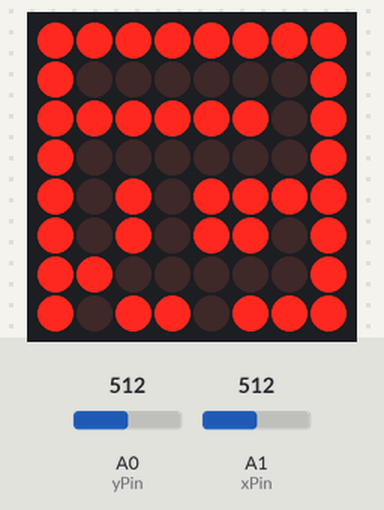
Simulated run of this sketch. Board: Arduino Uno, built with avr-gcc and run on an emulated ATmega328P. On the bench: 8×8 LED matrix. Inputs (shaded band) come from the test bench; at power-on: A0 (yPin) = 512, A1 (xPin) = 512.

Above: at 1.1 s.
1.3 s: A0 (yPin) set to 610
At 1.41 s:
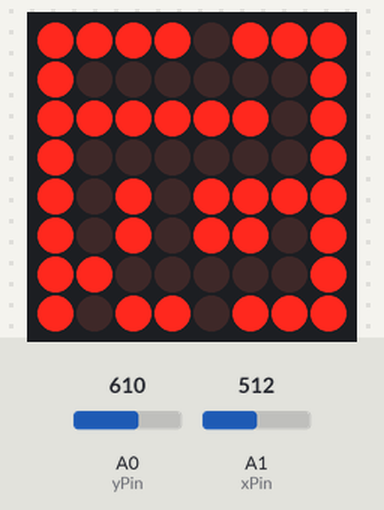
At 1.95 s:
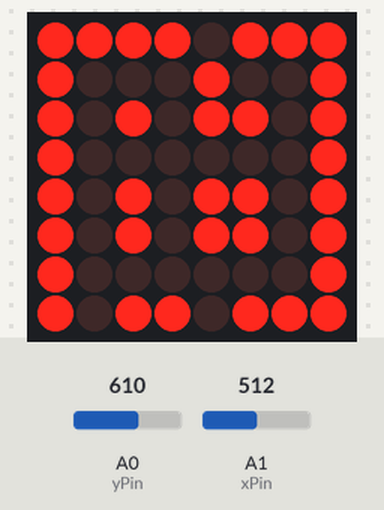

Measured:
- after the input at 1.3 s, the display: first changes at once (image 2 shows a later state)

The sketch:

Lab7_Maze.ino
```cpp
#include "LedControl.h"

///Joystick

struct Joystick {
  const uint8_t xPin = A1, yPin = A0, swPin = 7;
  int xValue, yValue, minTreshold = 400, maxTreshold = 600;
  bool moved = false;
} js;

LedControl lc = LedControl(12, 11, 10, 1); //DIN, CLK, LOAD, No of drivers

const bool maze[8][8] = {
  {1, 1, 1, 1, 0, 1, 1, 1},
  {1, 0, 0, 0, 0, 0, 0, 1},
  {1, 0, 1, 0, 1, 1, 0, 1},
  {1, 0, 0, 0, 0, 0, 0, 1},
  {1, 0, 1, 0, 1, 1, 0, 1},
  {1, 0, 1, 0, 1, 1, 0, 1},
  {1, 0, 0, 0, 0, 0, 0, 1},
  {1, 0, 1, 1, 0, 1, 1, 1}
};

struct Pos {
  uint8_t row, col;
} mazeStart = {0, 4}, mazeEnd = {7, 4};

struct Bomb {
  uint8_t row, col;
  static const int blinkDelay = 500;
  static uint64_t lastBlink;
  static bool state, hit;
} mazeBombs[4] = { {2, 3}, {4, 6}, {2, 1}, {6, 1} };

uint64_t Bomb::lastBlink = 0;
bool Bomb::state = true, Bomb::hit = false;

struct Player {
  uint8_t row = mazeStart.row, col = mazeStart.col;
  static const int blinkDelay = 100;
  static uint64_t lastBlink;
  static bool state;
} currentPlayer;

uint64_t Player::lastBlink = 0;
bool Player::state = true;

void setup() {
  // put your setup code here, to run once:
  lc.shutdown(0, false);
  lc.setIntensity(0, 2); // 0 15
  lc.clearDisplay(0);
  Serial.begin(9600);
}

void loop() {
  // put your main code here, to run repeatedly:
  if ((currentPlayer.row == mazeEnd.row && currentPlayer.col == mazeEnd.col) || Bomb::hit) {
    for (int row = 0; row < 8; row ++)
      for (int col = 0; col < 8; col++)
        lc.setLed(0, row, col, false);
  }
  else {
    js.xValue = analogRead(js.xPin);
    js.yValue = analogRead(js.yPin);

    if (!js.moved && js.xValue < js.minTreshold) {
      js.moved = true;
      if (currentPlayer.col != 0) {
        if (!maze[currentPlayer.row][currentPlayer.col - 1])
          --currentPlayer.col;
      }
    }

    if (!js.moved && js.xValue > js.maxTreshold) {
      js.moved = true;
      if (currentPlayer.col != 7) {
        if (!maze[currentPlayer.row][currentPlayer.col + 1])
          ++currentPlayer.col;
      }
    }

    if (!js.moved && js.yValue < js.minTreshold) {
      js.moved = true;
      if (currentPlayer.row != 0) {
        if (!maze[currentPlayer.row - 1][currentPlayer.col])
          --currentPlayer.row;
      }
    }

    if (!js.moved && js.yValue > js.maxTreshold) {
      js.moved = true;
      if (currentPlayer.row != 7) {
        if (!maze[currentPlayer.row + 1][currentPlayer.col])
          ++currentPlayer.row;
      }
    }

    if (js.moved && js.xValue >= js.minTreshold && js.xValue <= js.maxTreshold && js.yValue >= js.minTreshold && js.yValue <= js.maxTreshold)
      js.moved = false;

    if (millis() - Player::lastBlink >= Player::blinkDelay) {
      Player::lastBlink = millis();
      Player::state = !Player::state;
    }

    if (millis() - Bomb::lastBlink >= Bomb::blinkDelay) {
      Bomb::lastBlink = millis();
      Bomb::state = !Bomb::state;
    }

    for (int row = 0; row < 8; row ++) {
      for (int col = 0; col < 8; col++) {
        if (row == currentPlayer.row && col == currentPlayer.col)
          lc.setLed(0, row, col, Player::state);
        else {
          int b;
          for (b = 0; b < 4; ++b) {
            if (row == mazeBombs[b].row && col == mazeBombs[b].col) {
              lc.setLed(0, row, col, Bomb::state);
              break;
            }
          }
          if (b == 4)
            lc.setLed(0, row, col, maze[row][col]);
        }
      }
    }
    for (int b = 0; b < 4; ++b) {
      if (mazeBombs[b].row == currentPlayer.row && mazeBombs[b].col == currentPlayer.col) {
        Bomb::hit = true;
        break;
      }
    }
  }
}
```
